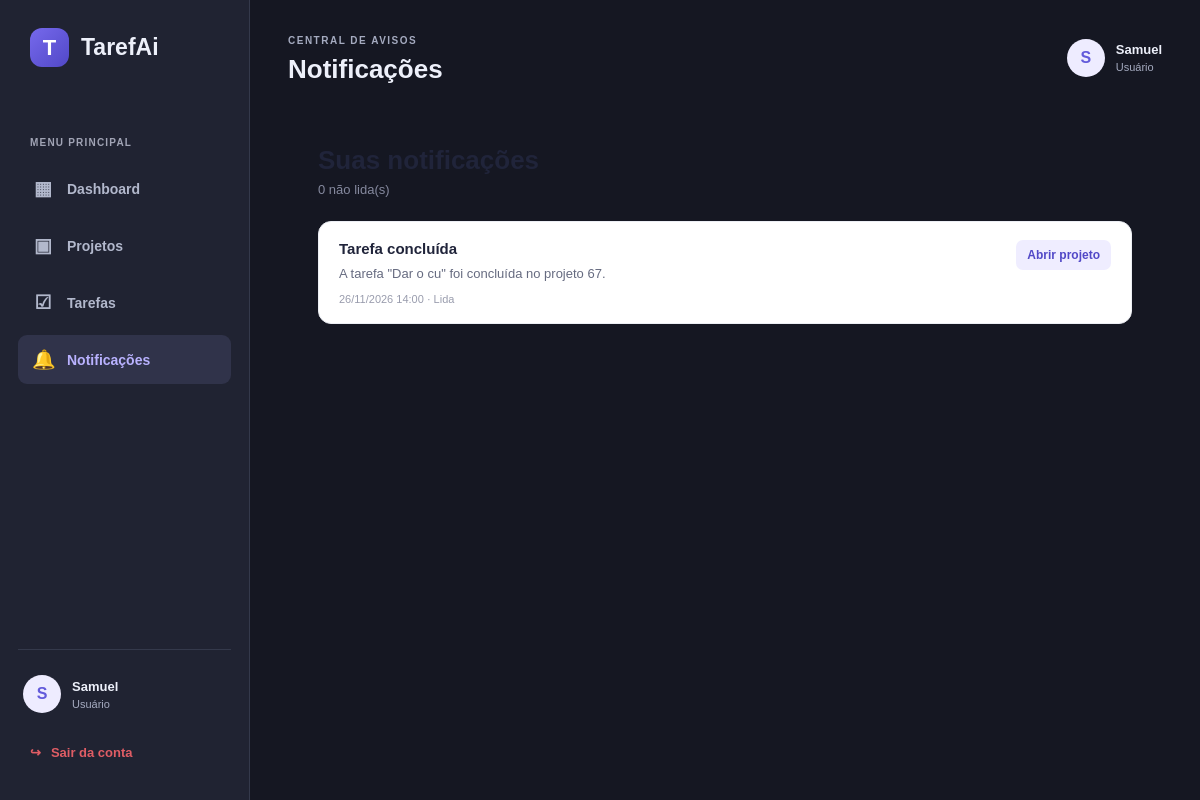
/pages/notificacoes.php (signed in), run on the app's committed database.
### tables this page shows
CREATE TABLE `notificacoes` (
  `id` int(11) NOT NULL AUTO_INCREMENT,
  `id_usuario` int(11) NOT NULL,
  `tipo` varchar(50) NOT NULL,
  `titulo` varchar(150) NOT NULL,
  `mensagem` text NOT NULL,
  `id_projeto` int(11) DEFAULT NULL,
  `id_tarefa` int(11) DEFAULT NULL,
  `id_convite` int(11) DEFAULT NULL,
  `lida_em` datetime DEFAULT NULL,
  `criado_em` datetime NOT NULL DEFAULT current_timestamp(),
  PRIMARY KEY (`id`),
  KEY `idx_notificacoes_usuario` (`id_usuario`),
  KEY `idx_notificacoes_usuario_lidas` (`id_usuario`,`lida_em`),
  KEY `idx_notificacoes_convite` (`id_convite`),
  KEY `idx_notificacoes_projeto` (`id_projeto`),
  KEY `idx_notificacoes_tarefa` (`id_tarefa`)
);

### pages/notificacoes.php (the view, shortened to what this page needs)
<?php
require_once $_SERVER['DOCUMENT_ROOT'] . '/TarefAi/lib/database/connection.php';
$usuarioId = (int) $_SESSION['usuario_id'];
function notificacoesEscapar($valor): string
{
    return htmlspecialchars((string) $valor, ENT_QUOTES, 'UTF-8');
}
$stmt = $pdo->prepare("
    SELECT id, tipo, titulo, mensagem, id_projeto, id_tarefa, id_convite, lida_em, criado_em
    FROM notificacoes
    WHERE id_usuario = ?
    ORDER BY criado_em DESC, id DESC
    LIMIT 100
");
$stmt->execute([$usuarioId]);
$notificacoes = $stmt->fetchAll(PDO::FETCH_ASSOC);
$stmt = $pdo->prepare("
    SELECT COUNT(*)
    FROM notificacoes
    WHERE id_usuario = ?
      AND lida_em IS NULL
");
$stmt->execute([$usuarioId]);
$totalNaoLidas = (int) $stmt->fetchColumn();
$nomeUsuario = $_SESSION['nome'] ?? 'Usuário';
?>
<!DOCTYPE html>
<html lang="pt-BR">
<head>
    <link rel="stylesheet" href="../css/dashboard.css">
</head>
<body>
<section class="dashboard-container">
    <?php require_once $_SERVER['DOCUMENT_ROOT'] . '/TarefAi/components/sidebar.php'; ?>
    <main class="main-content">
        <header class="topbar">
            <section>
                <span class="topbar-label">CENTRAL DE AVISOS</span>
                <h1>Notificações</h1>
            </section>
            <section class="topbar-user">
                <div class="topbar-avatar">
                    <?= notificacoesEscapar(function_exists('mb_substr') ? mb_substr($nomeUsuario, 0, 1, 'UTF-8') : substr($nomeUsuario, 0, 1)) ?>
                </div>
                <div>
                    <strong><?= notificacoesEscapar($nomeUsuario) ?></strong>
                    <span>Usuário</span>
                </div>
            </section>
        </header>
        <section class="notifications-content">
            <section class="notifications-header">
                <div>
                    <h1>Suas notificações</h1>
                    <p><?= $totalNaoLidas ?> não lida(s)</p>
                </div>
            </section>
            <?php if (empty($notificacoes)): ?>
                <section class="notification-empty">
                    <strong>Nenhuma notificação por enquanto</strong>
                    Quando você receber um convite ou uma tarefa for concluída em um projeto que gerencia, o aviso aparecerá aqui.
                </section>
            <?php else: ?>
                <?php foreach ($notificacoes as $notificacao): ?>
                    <?php
                        $urlDestino = 'notificacoes.php';
                        if ($notificacao['tipo'] === 'convite_projeto' && !empty($notificacao['id_convite'])) {
                            $urlDestino = '/TarefAi/aceitar_convite.php?id_convite=' . (int) $notificacao['id_convite'];
                        } elseif (!empty($notificacao['id_projeto'])) {
                            $urlDestino = 'projeto.php?id=' . (int) $notificacao['id_projeto'];
                        }
                    ?>
                    <article class="notification-card <?= $notificacao['lida_em'] === null ? 'unread' : '' ?>">
                        <section class="notification-main">
                            <h2><?= notificacoesEscapar($notificacao['titulo']) ?></h2>
                            <p><?= notificacoesEscapar($notificacao['mensagem']) ?></p>
                            <span class="notification-date">
                                <?= !empty($notificacao['criado_em']) ? date('d/m/Y H:i', strtotime($notificacao['criado_em'])) : '' ?>
                                <?= $notificacao['lida_em'] === null ? ' · Não lida' : ' · Lida' ?>
                            </span>
                        </section>
                        <section class="notification-actions">
                            <a class="notification-link" href="<?= notificacoesEscapar($urlDestino) ?>">
                                <?= $notificacao['tipo'] === 'convite_projeto' ? 'Ver convite' : 'Abrir projeto' ?>
                            </a>
                        </section>
                    </article>
                <?php endforeach; ?>
            <?php endif; ?>
        </section>
    </main>
</section>
</body>
</html>

### css/dashboard.css (style rules this page uses)
* { margin: 0; padding: 0; box-sizing: border-box; }
:root { --primary: #635bdb; --primary-dark: #5148c7; --background: #f5f6fb; --white: #ffffff; --text: #20243a; --text-light: #85899e; --border: #eceef4; --green: #16a779; --orange: #ed9c45; --blue: #4489e8; --purple: #8067df; }
body { font-family: Arial, Helvetica, sans-serif; background: var(--background); color: var(--text); }
a { text-decoration: none; color: inherit; }
.dashboard-container { display: flex; min-height: 100vh; }
.main-content { flex: 1; min-width: 0; padding: 30px 38px; }
.topbar { display: flex; align-items: center; justify-content: space-between; margin-bottom: 30px; }
.topbar-label { font-size: 10px; font-weight: 800; color: var(--primary); letter-spacing: 1.5px; }
.topbar h1 { font-size: 26px; margin-top: 6px; }
.topbar-user { display: flex; align-items: center; gap: 11px; }
.topbar-avatar { width: 38px; height: 38px; border-radius: 50%; background: #eeecff; color: var(--primary); display: flex; justify-content: center; align-items: center; font-weight: 800; }
.topbar-user > div:last-child { display: flex; flex-direction: column; gap: 4px; }
.topbar-user strong { font-size: 13px; }
.topbar-user span { font-size: 11px; color: var(--text-light); }
html[data-theme="escuro"] { color-scheme: dark; --background: #151722; --white: #202332; --text: #edf0fa; --text-light: #a5abc0; --border: #34394b; }
html[data-theme="escuro"] body { background: var(--background); color: var(--text); }
html[data-theme="escuro"] .sidebar-brand, html[data-theme="escuro"] .user-info strong, html[data-theme="escuro"] .topbar h1, html[data-theme="escuro"] .settings-card h2, html[data-theme="escuro"] .settings-intro h2, html[data-theme="escuro"] .stat-card strong, html[data-theme="escuro"] .card-header h3 { color: #edf0fa; }
html[data-theme="escuro"] .topbar-label, html[data-theme="escuro"] .settings-card p, html[data-theme="escuro"] .settings-intro p, html[data-theme="escuro"] .stat-card span, html[data-theme="escuro"] .user-info span { color: #a5abc0; }

### pages/notificacoes.php (style rules this page uses)
.notifications-content { padding: 30px; }
.notifications-header { display:flex; align-items:center; justify-content:space-between; gap:16px; margin-bottom:24px; }
.notifications-header h1 { font-size:26px; margin-bottom:6px; color:#20243a; }
.notifications-header p { color:#85899e; font-size:13px; }
.notification-card { background:#fff; border:1px solid #eceef4; border-radius:13px; padding:18px 20px; margin-bottom:12px; display:flex; justify-content:space-between; align-items:flex-start; gap:18px; }
.notification-main { min-width:0; flex:1; }
.notification-main h2 { font-size:15px; color:#20243a; margin-bottom:7px; }
.notification-main p { color:#666b80; font-size:13px; line-height:1.5; overflow-wrap:anywhere; }
.notification-date { display:block; color:#999cad; font-size:11px; margin-top:9px; }
.notification-actions { display:flex; flex-wrap:wrap; align-items:center; gap:8px; }
.notification-link, .notification-button { border:0; border-radius:7px; padding:8px 11px; font-size:12px; font-weight:700; cursor:pointer; text-decoration:none; white-space:nowrap; }
.notification-link { background:#efedff; color:#5148c7; }

### data on the page
notificacoes: titulo "Tarefa concluída", mensagem "A tarefa \"Dar o cu\" foi concluída no projeto 67.", criado_em "26/11/2026 14:00", shows "· Lida", tipo "Abrir projeto"

### other printed values
sidebarEscapar($sidebarPrimeiraLetra) "S"
sidebarEscapar($sidebarNomeUsuario) "Samuel"
notificacoesEscapar($nomeUsuario) "Samuel"
$totalNaoLidas "0"
